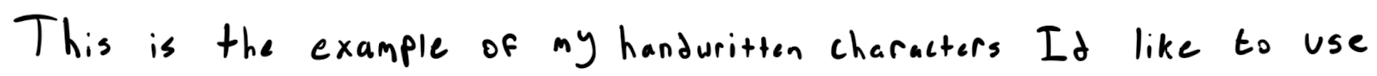
#> input picture example1.png, 1377 x 76 px; its folder holds only this picture in this run
$ python -i crop.py   (imports and definitions only)
#> lines starting #> are read from the running program, lines starting #| are printed output that depends on the picture; after the words box and inside, x2 and y2 are one past the last pixel; in counts of white or black regions, pixels touching at a corner belong together
import cv2
import os

# Function to crop images around a character based on contours
def crop_character_image(image_path, output_path):
    # Read the image in grayscale
#> called with image_path = '../example1.png', output_path = 'out.png'
    img = cv2.imread(image_path, cv2.IMREAD_GRAYSCALE)
#> img is the input picture: shape (76, 1377); min 0, max 255, mean 236.5

    # Apply binary thresholding to distinguish the character
    _, binary_img = cv2.threshold(img, 128, 255, cv2.THRESH_BINARY_INV)
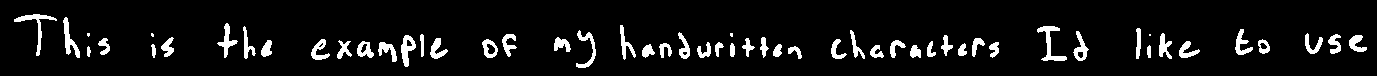
#> binary_img: shape (76, 1377); 7.2% white; 56 white regions (4 under 20 px)

    # Find contours around the character
    contours, _ = cv2.findContours(binary_img, cv2.RETR_EXTERNAL, cv2.CHAIN_APPROX_SIMPLE)
#> contours = 56 contours, 4 with area under 20; largest, box (x1, y1, x2, y2) and area: (1037, 26, 1067, 61) 252, (401, 35, 416, 67) 239, (14, 14, 57, 56) 228, (63, 17, 80, 58) 208, (1073, 31, 1089, 61) 200

    # If no contours found, return (likely an empty image)
    if len(contours) == 0:
        print(f"No character found in {image_path}")
        return

    # Find the bounding rectangle for the largest contour (character)
    x, y, w, h = cv2.boundingRect(contours[0])
#> x = 788; y = 46; w = 14; h = 13

    # Crop the image to the bounding box
    cropped_image = img[y:y+h, x:x+w]

    # Save the cropped image to the specified output path
    cv2.imwrite(output_path, cropped_image)
    print(f"Cropped image saved as {output_path}")

# Main function to crop all images in a directory
def process_directory(input_directory, output_directory):
    if not os.path.exists(output_directory):
        os.makedirs(output_directory)

    # Iterate through all image files in the input directory
    for filename in os.listdir(input_directory):
        if filename.lower().endswith(('.png', '.jpg', '.jpeg')):
            image_path = os.path.join(input_directory, filename)
            output_path = os.path.join(output_directory, f"{filename}")

            # Crop the image and save the result
            crop_character_image(image_path, output_path)

# Specify input and output directories
input_directory = "/Users/cnipper/vsworkplace/.venv/handwritten/!words/letters"  # Replace with your input directory path
output_directory = "/Users/cnipper/vsworkplace/.venv/handwritten/!words/letters"  # Replace with your desired output directory path

# Run the cropping function on all images in the directory
# [1 line not run here, left out]

>>> result = crop_character_image('../example1.png', 'out.png')

$ run again, on example2.png
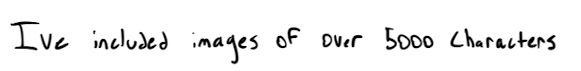
#> input picture example2.png, 581 x 71 px
#> in crop_character_image, img is the input picture: shape (71, 581); min 0, max 255, mean 241.3
#> in crop_character_image, `_, binary_img = cv2.threshold(img, 128, 255, cv2.THRESH_BINARY_INV)`:
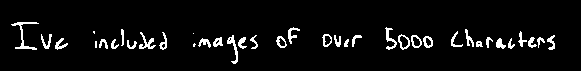
#> binary_img: shape (71, 581); 5.2% white in thin lines or dots, all inside (x1, y1, x2, y2) = (11, 22, 555, 64)
#> contours = 38 contours, 5 with area under 20; largest, box (x1, y1, x2, y2) and area: (398, 34, 410, 50) 118, (11, 22, 39, 50) 94, (411, 35, 422, 48) 94, (322, 34, 332, 47) 84, (423, 36, 433, 48) 80
#> x = 193; y = 43; w = 3; h = 4
#> cropped_image = [[129, 0, 156], [115, 0, 124], [118, 0, 133], [127, 0, 165]]
